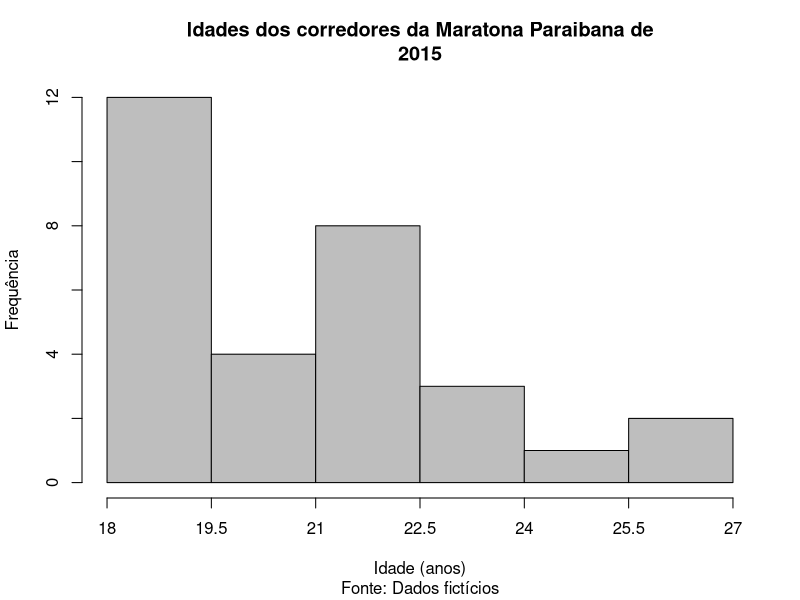
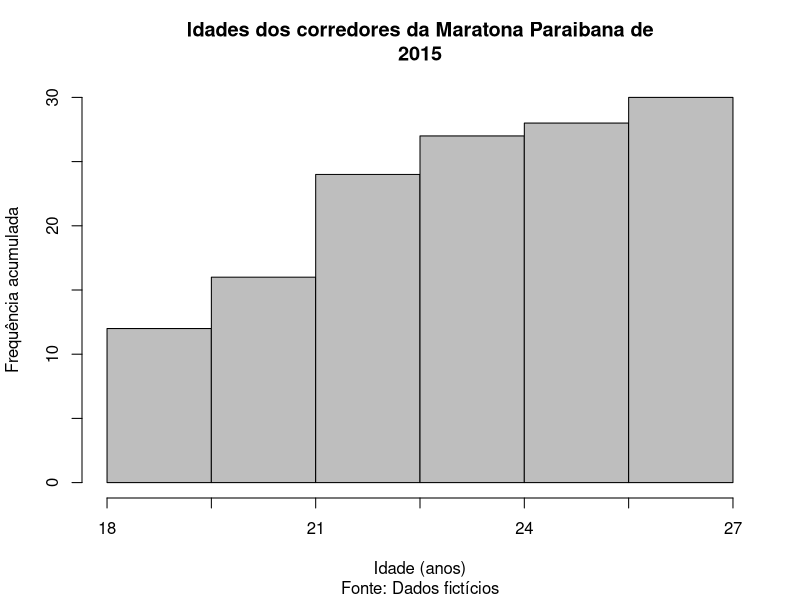

The R script that drew these images, in order:
#Histograma: Idade dos corredores de maratona

idade <- c(27.0, 18.0, 21.0, 23.0, 23.0,
           21.0, 21.0, 27.0, 21.0, 19.0,
           18.0, 18.0, 22.0, 19.0, 19.0,
           18.0, 19.0, 23.0, 19.0, 18.0,
           18.0, 20.0, 19.0, 24.0, 20.0,
           21.0, 20.0, 21.0, 20.0, 21.0)

#Determinar os limites inferior e superior dos dados
range(idade)

#Determinar o número ideal de classes
classes <- round(1 + 3.3 * log10(length(idade)), 0)

#Determinar os intervalos de classe
#Convém usar uma sequência em vez de digitar os limites
#Alguns argumentos do comando seq():
#                 from: Ponto inicial da sequência
#                 to: Ponto final da sequência
#                 length.out: quantos pontos na sequência (número de classes + 1)
interv<-seq(from = 18.0, to = 27.0, length.out = (classes + 1))

#Alguns argumentos do comando hist(): 
#                  <primeiro argumento>: vetor com os valores (e não as frequências)
#                  main: Título do gráfico
#                  ylab: Texto do eixo y
#                  xlab: Texto do eixo x
#                  names: Nomes das colunas
#                  break: breakpoints do histograma (limites das classes)
#                  right: se os intervalos são fechados direita

titulo<-paste(strwrap(
  'Idades dos corredores da Maratona Paraibana de 2015',
  width = 50),collapse = "\n")

hist(idade, breaks = interv, main = titulo, xlim = range(idade),
     sub = "Fonte: Dados fictícios", right = FALSE, include.lowest = TRUE,
     xlab = "Idade (anos)", ylab = "Frequência", col = "gray", axes = FALSE)

#Gerando o eixo x
axis(1, at = c(18, 19.5, 21, 22.5, 24,25.5, 27), 
     lab=c("18","19.5", "21", "22.5", "24", "25.5", "27"))

#Gerando o eixo y
axis(2, at = c(0,2,4,6,8,10,12), labels = c("0","","4","","8","","12"))

#Ogiva de Galton ou Diagrama de Frequência Acumulada: Mesmo Banco que o Histograma

#Gerando o Título
titulo_ogiva<-paste(strwrap(
  'Idades dos corredores da Maratona Paraibana de 2015',
  width = 50),collapse = "\n")

#Gerando uma matriz de vetores de um elemento da classe e a frequencia acumulada
freq_idade<-c(rep(18,12), rep(20,16), rep(22,24), rep(23,27), rep(25,28), rep(26,30))

#Gerando a Ogiva (sem eixos)
hist(freq_idade, breaks = interv, main = titulo, xlim = range(idade),
     sub = "Fonte: Dados fictícios", right = FALSE, include.lowest = TRUE,
     xlab = "Idade (anos)", ylab = "Frequência acumulada", col = "gray", axes = FALSE)

#Gerando o eixo x
axis(1, at = c(18, 19.5, 21, 22.5, 24,25.5, 27), 
     lab=c("18","", "21", "", "24", "", "27"))

#Gerando o eixo y
axis(2, at = c(0,5,10,15,20,25,30), labels = c("0","","10","","20","","30"))
